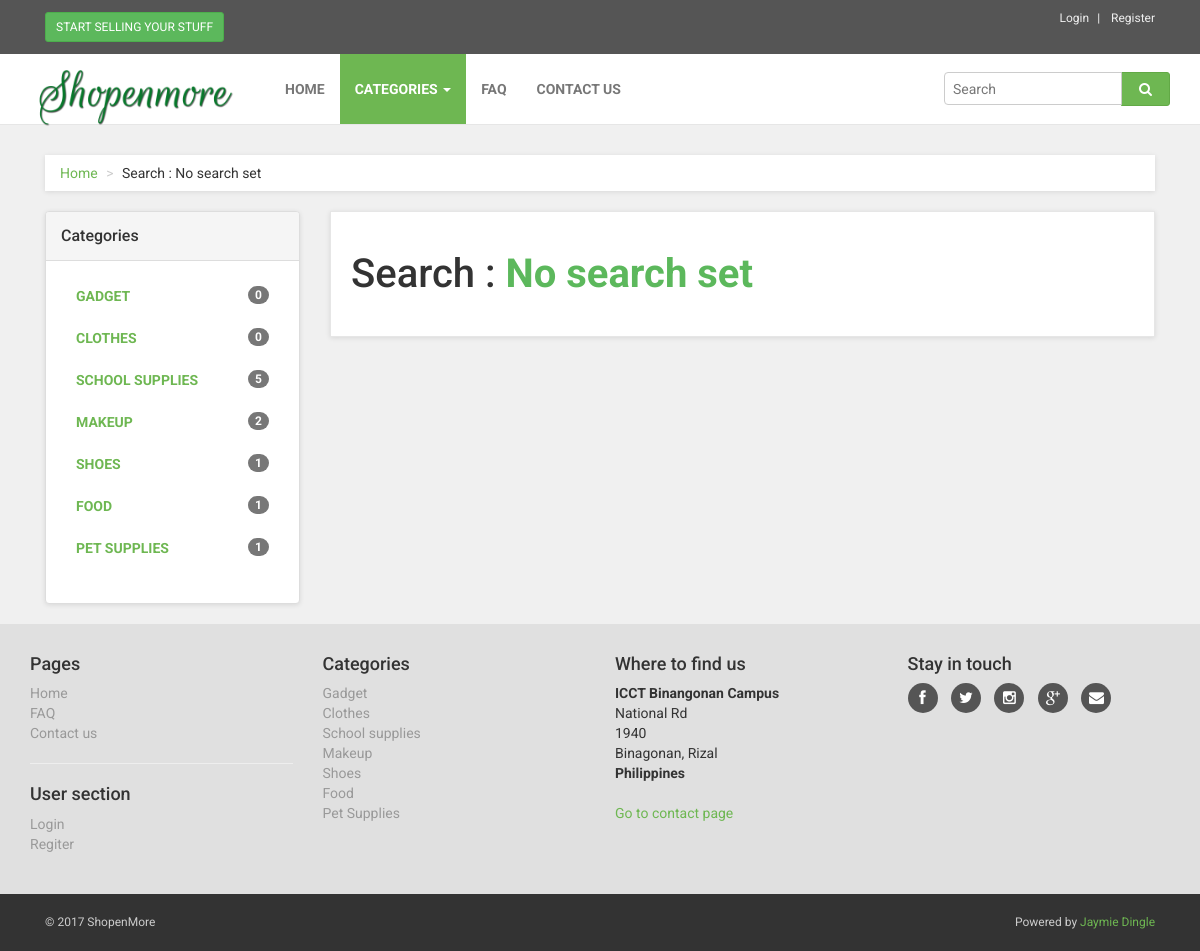
Screenshot of /search.php with the database file from the repository.
### tables this page shows
CREATE TABLE `tb_item_category` (
  `id` int(11) NOT NULL,
  `name` varchar(100) NOT NULL,
  `theme` text NOT NULL,
  `image_url` text NOT NULL,
  `is_active` tinyint(1) NOT NULL DEFAULT '1'
);

CREATE TABLE `tb_site_info` (
  `id` int(11) NOT NULL,
  `title` varchar(50) NOT NULL,
  `tagline` text NOT NULL
);

### libs/meekrodb.2.3.class.php (called while the page is built, shortened)
<?php
class DB {
  protected static $mdb = null;
  public static function getMDB() {
    $mdb = DB::$mdb;
    if ($mdb === null) {
      $mdb = DB::$mdb = new MeekroDB();
    }
    $db_class_vars = get_class_vars('DB');
    return $mdb;
  }
  public static function query() { $args = func_get_args(); return call_user_func_array(array(DB::getMDB(), 'query'), $args); }
  public static function queryFirstRow() { $args = func_get_args(); return call_user_func_array(array(DB::getMDB(), 'queryFirstRow'), $args); }
  public static function count() { $args = func_get_args(); return call_user_func_array(array(DB::getMDB(), 'count'), $args); }
}
class MeekroDB {
  public $dbName = '';
  public $user = '';
  public $password = '';
  public $host = 'localhost';
  public $port = null;
  public $encoding = 'latin1';
  public $param_char = '%';
  public $named_param_seperator = '_';
  public $connect_options = array(MYSQLI_OPT_CONNECT_TIMEOUT => 30);
  public $internal_mysql = null;
  public $num_rows = 0;
  public function __construct($host=null, $user=null, $password=null, $dbName=null, $port=null, $encoding=null) {
    if ($host === null) $host = DB::$host;
    if ($user === null) $user = DB::$user;
    if ($password === null) $password = DB::$password;
    if ($dbName === null) $dbName = DB::$dbName;
    if ($port === null) $port = DB::$port;
    if ($encoding === null) $encoding = DB::$encoding;
    $this->host = $host;
    $this->user = $user;
    $this->password = $password;
    $this->dbName = $dbName;
    $this->port = $port;
    $this->encoding = $encoding;
  }
  public function get() {
    $mysql = $this->internal_mysql;
    if (!($mysql instanceof MySQLi)) {
      if (! $this->port) $this->port = ini_get('mysqli.default_port');
      $mysql = new mysqli();
      foreach ($this->connect_options as $key => $value) {
        $mysql->options($key, $value);
      }
      $mysql->set_charset($this->encoding);
      $this->internal_mysql = $mysql;
    }
    return $mysql;
  }
  public function count() { $args = func_get_args(); return call_user_func_array(array($this, 'numRows'), $args); }
  public function numRows() { return $this->num_rows; }
  protected function preparseQueryParams() {
    $args = func_get_args();
    $sql = trim(strval(array_shift($args)));
    $args_all = $args;
    if (count($args_all) == 0) return array($sql);
    $param_char_length = strlen($this->param_char);
    $named_seperator_length = strlen($this->named_param_seperator);
    $types = array(
      $this->param_char . 'll',
      $this->param_char . 'ls',
      $this->param_char . 'l',
      $this->param_char . 'li',
      $this->param_char . 'ld',
      $this->param_char . 'lb',
      $this->param_char . 'lt',
      $this->param_char . 's',
      $this->param_char . 'i',
      $this->param_char . 'd',
      $this->param_char . 'b',
      $this->param_char . 't',
      $this->param_char . '?',
      $this->param_char . 'ss'
    );
    $posList = array();
    foreach ($types as $type) {
      $lastPos = 0;
      while (($pos = strpos($sql, $type, $lastPos)) !== false) {
        $lastPos = $pos + 1;
        $posList[$pos] = $type;
      }
    }
    ksort($posList);
    $chunkyQuery = array();
    $pos_adj = 0;
    foreach ($posList as $pos => $type) {
      $type = substr($type, $param_char_length);
      $length_type = strlen($type) + $param_char_length;
      $new_pos = $pos + $pos_adj;
      $new_pos_back = $new_pos + $length_type;
      $arg_number_length = 0;
      if ($arg_number_length = strspn($sql, '0123456789', $new_pos_back)) {
        $arg_number = substr($sql, $new_pos_back, $arg_number_length);
        if (! array_key_exists($arg_number, $args_all)) $this->nonSQLError("Non existent argument reference (arg $arg_number): $sql");
        $arg = $args_all[$arg_number];
      } else {
        $arg = array_shift($args);
      }
      if ($new_pos > 0) $chunkyQuery[] = substr($sql, 0, $new_pos);
      if (is_object($arg) && ($arg instanceof WhereClause)) {
        list($clause_sql, $clause_args) = $arg->textAndArgs();
        array_unshift($clause_args, $clause_sql);
        $preparsed_sql = call_user_func_array(array($this, 'preparseQueryParams'), $clause_args);
        $chunkyQuery = array_merge($chunkyQuery, $preparsed_sql);
      } else {
        $chunkyQuery[] = array('type' => $type, 'value' => $arg);
      }
      $sql = substr($sql, $new_pos_back + $arg_number_length);
      $pos_adj -= $new_pos_back + $arg_number_length;
    }
    return $chunkyQuery;
  }
  protected function escape($str) { return "'" . $this->get()->real_escape_string(strval($str)) . "'"; }
  protected function parseQueryParams() {
    $args = func_get_args();
    $chunkyQuery = call_user_func_array(array($this, 'preparseQueryParams'), $args);
    $query = '';
    foreach ($chunkyQuery as $chunk) {
      if (is_string($chunk)) {
        $query .= $chunk;
        continue;
      }
      $type = $chunk['type'];
      $arg = $chunk['value'];
      $result = '';
      if ($type == 's') $result = $this->escape($arg);
      $query .= $result;
    }
    return $query;
  }
  protected function prependCall($function, $args, $prepend) { array_unshift($args, $prepend); return call_user_func_array($function, $args); }
  public function query() { $args = func_get_args(); return $this->prependCall(array($this, 'queryHelper'), $args, 'assoc'); }
  protected function queryHelper() {
    $args = func_get_args();
    $type = array_shift($args);
    $db = $this->get();
    $is_buffered = true;
    $row_type = 'assoc';
    $full_names = false;
    $sql = call_user_func_array(array($this, 'parseQueryParams'), $args);
    $result = $db->query($sql, $is_buffered ? MYSQLI_STORE_RESULT : MYSQLI_USE_RESULT);
    if ($is_buffered && ($result instanceof MySQLi_Result)) $this->num_rows = $result->num_rows;
    else $this->num_rows = null;
    $return = array();
    while ($row = ($row_type == 'assoc' ? $result->fetch_assoc() : $result->fetch_row())) {
      $return[] = $row;
    }
    return $return;
  }
  public function queryFirstRow() {
    $args = func_get_args();
    $result = call_user_func_array(array($this, 'query'), $args);
    return reset($result);
  }
}
?>

### search.php (the view, shortened to what this page needs)
<?php include('includes/header.php'); ?>
<?php include('includes/top-bar.php'); ?>
<?php include('includes/nav-bar.php'); ?>
<?php
$get_search = isset($_GET['search']) ?  $_GET['search'] : 'No search set';
?>
    <div id="all">
        <div id="content">
            <div class="container">
                <div class="col-md-12">
                    <ul class="breadcrumb">
                        <li><a href="index.php">Home</a>
                        </li>
                        <li>Search : <?php echo $get_search; ?></li>
                    </ul>
                </div>
                <div class="col-md-3">
                    <div class="panel panel-default sidebar-menu">
                        <div class="panel-heading">
                            <h3 class="panel-title">Categories</h3>
                        </div>
                        <div class="panel-body">
                            <ul class="nav nav-pills nav-stacked category-menu">
                                 <?php foreach($item_categories as $key=>$cat){ ?>
                                 <?php
                                    $counter = DB::count();
                                 ?>
                                <li>
                                    <a href="category.php?id=<?php echo $cat['id']; ?>"> <span class="badge pull-right"><?php echo $counter; ?></span> <?php echo $cat['name']; ?> </a>
                                </li>
                                <?php } ?>
                            </ul>
                        </div>
                    </div>
                </div>
                <div class="col-md-9">
                    <div class="box">
                        <h1>Search : <span class="highlight"><?php echo $get_search; ?></span> </h1>
                    </div>
                </div>
            </div>
        </div>
 <?php include('includes/footer.php'); ?>

### includes/footer.php (shortened to what this page needs)
        <div id="footer" data-animate="fadeInUp">
            <div class="container">
                <div class="row">
                    <div class="col-md-3 col-sm-6">
                        <h4>Pages</h4>
                        <ul>
                            <li><a href="text.html">Home</a>
                            </li>
                            <li><a href="faq.php">FAQ</a>
                            </li>
                            <li><a href="contact.php">Contact us</a>
                            </li>
                        </ul>
                        <hr>
                        <h4>User section</h4>
                        <ul>
                            <li><a href="#" data-toggle="modal" data-target="#login-modal">Login</a>
                            </li>
                            <li><a href="register.php">Regiter</a>
                            </li>
                        </ul>
                    </div>
                    <div class="col-md-3 col-sm-6">
                        <h4>Categories</h4>
                        <ul>
                            <?php foreach($item_categories as $key=>$category){ ?>
                            <li><a href="category.php?id=<?php echo $category['id']; ?>"><?php echo $category['name']; ?></a>
                            </li>
                            <?php } ?>
                        </ul>
                    </div>
                    <div class="col-md-3 col-sm-6">
                        <h4>Where to find us</h4>
                        <p><strong>ICCT Binangonan Campus</strong>
                            <br>National Rd
                            <br>1940
                            <br>Binagonan, Rizal
                            <br>
                            <strong>Philippines</strong>
                        </p>
                        <a href="contact.php">Go to contact page</a>
                    </div>
                    <div class="col-md-3 col-sm-6">
                        <h4>Stay in touch</h4>
                        <p class="social">
                            <a href="https://www.facebook.com/SenMofficial/" class="facebook external" data-animate-hover="shake"><i class="fa fa-facebook"></i></a>
                            <a href="#" class="twitter external" data-animate-hover="shake"><i class="fa fa-twitter"></i></a>
                            <a href="#" class="instagram external" data-animate-hover="shake"><i class="fa fa-instagram"></i></a>
                            <a href="#" class="gplus external" data-animate-hover="shake"><i class="fa fa-google-plus"></i></a>
                            <a href="#" class="email external" data-animate-hover="shake"><i class="fa fa-envelope"></i></a>
                        </p>
                    </div>
                </div>
            </div>
        </div>
        <div id="copyright">
            <div class="container">
                <div class="col-md-6">
                    <p class="pull-left">© <?php echo date('Y'); ?> <?php echo $site_data['title']; ?></p>
                </div>
                <div class="col-md-6">
                    <p class="pull-right">Powered by <a href="https://www.linkedin.com/in/jaymie-dingle-946aa3111/" target="_blank">Jaymie Dingle</a>
                    </p>
                </div>
            </div>
        </div>
    </div>
</body>
</html>

### css/style.green.css (style rules this page uses)
a, button { -webkit-transition: all 0.2s ease-out; -moz-transition: all 0.2s ease-out; transition: all 0.2s ease-out; }
a i.fa, button i.fa { margin: 0 5px; }
h1 { font-weight: 700; font-size: 40px; }
.breadcrumb { -webkit-box-shadow: 0 1px 5px rgba(0, 0, 0, 0.1); box-shadow: 0 1px 5px rgba(0, 0, 0, 0.1); }
.box { background: #fff; margin: 0 0 30px; border: solid 1px #e6e6e6; -webkit-box-sizing: border-box; -moz-box-sizing: border-box; box-sizing: border-box; padding: 20px; -webkit-box-shadow: 0 1px 5px rgba(0, 0, 0, 0.1); box-shadow: 0 1px 5px rgba(0, 0, 0, 0.1); }
#content .panel.sidebar-menu { -webkit-box-sizing: border-box; -moz-box-sizing: border-box; box-sizing: border-box; -webkit-box-shadow: 0 1px 5px rgba(0, 0, 0, 0.1); box-shadow: 0 1px 5px rgba(0, 0, 0, 0.1); }
#content .panel.sidebar-menu h3 { padding: 5px 0; margin: 0; }
#content .panel.sidebar-menu ul.nav.category-menu { margin-bottom: 20px; }
#content .panel.sidebar-menu ul.nav.category-menu li a { text-transform: uppercase; font-weight: bold; }
#footer { background: #e0e0e0; padding: 20px 0; }
#footer ul { padding-left: 0; list-style: none; }
#footer ul a { color: #999999; }
#footer .social { text-align: left; }
#footer .social a { margin: 0 10px 0 0; color: #fff; display: inline-block; width: 30px; height: 30px; border-radius: 15px; line-height: 26px; font-size: 15px; text-align: center; -webkit-transition: all 0.2s ease-out; -moz-transition: all 0.2s ease-out; transition: all 0.2s ease-out; vertical-align: bottom; background-color: #555555; }
#footer .social a i { vertical-align: bottom; line-height: 30px; }
#copyright { background: #333; color: #ccc; padding: 20px 0; font-size: 12px; }
#copyright p { margin: 0; }
.nav { margin-bottom: 0; padding-left: 0; list-style: none; }
.nav > li > a { padding: 10px 15px; }
.nav-pills > li > a { border-radius: 0; }
body { font-family: "Roboto", Helvetica, Arial, sans-serif; font-size: 14px; line-height: 1.42857143; color: #333333; background-color: #f0f0f0; }
a { color: #6eb752; text-decoration: none; }
hr { margin-top: 20px; margin-bottom: 20px; border: 0; border-top: 1px solid #eeeeee; }
.breadcrumb { padding: 8px 15px; margin-bottom: 20px; background-color: #ffffff; border-radius: 0; }
.breadcrumb > li + li:before { content: ">\00a0"; color: #cccccc; }
h1, h2, h3, h4, h5, h6, .h1, .h2, .h3, .h4, .h5, .h6 { font-family: inherit; font-weight: 500; line-height: 1.1; color: inherit; }
h1, .h1, h2, .h2, h3, .h3 { margin-top: 20px; margin-bottom: 20px; }
p, ul, ol { margin: 0 0 20px; }

### css/custom.css (style rules this page uses)
.highlight { font-weight: bold; color:#5cb85c; }

### rows the page displays
tb_item_category: counter "0", name "GADGET", name "Gadget"
tb_item_category: counter "0", name "CLOTHES", name "Clothes"
tb_item_category: counter "5", name "SCHOOL SUPPLIES", name "School supplies"
tb_item_category: counter "2", name "MAKEUP", name "Makeup"
tb_item_category: counter "1", name "SHOES", name "Shoes"
tb_item_category: counter "1", name "FOOD", name "Food"
tb_item_category: counter "1", name "PET SUPPLIES", name "Pet Supplies"
tb_site_info: title "ShopenMore"

### other values shown
$get_search "No search set"
